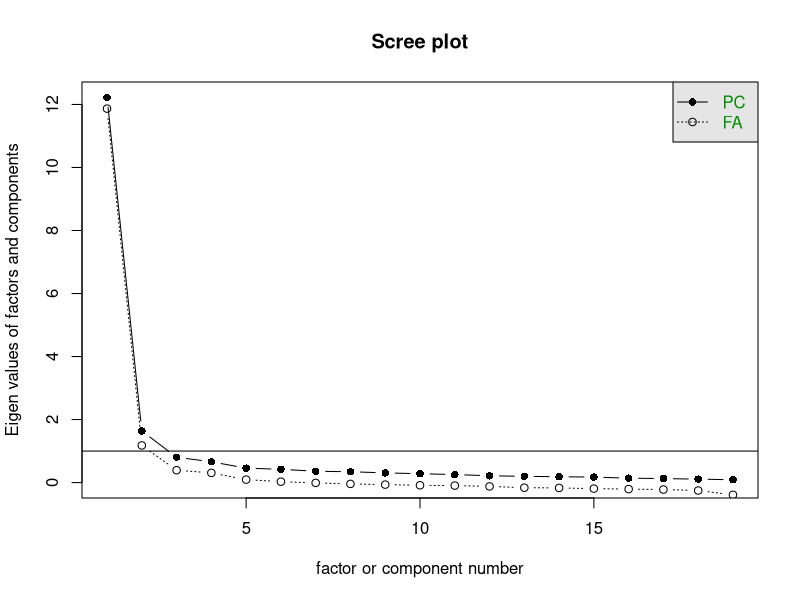
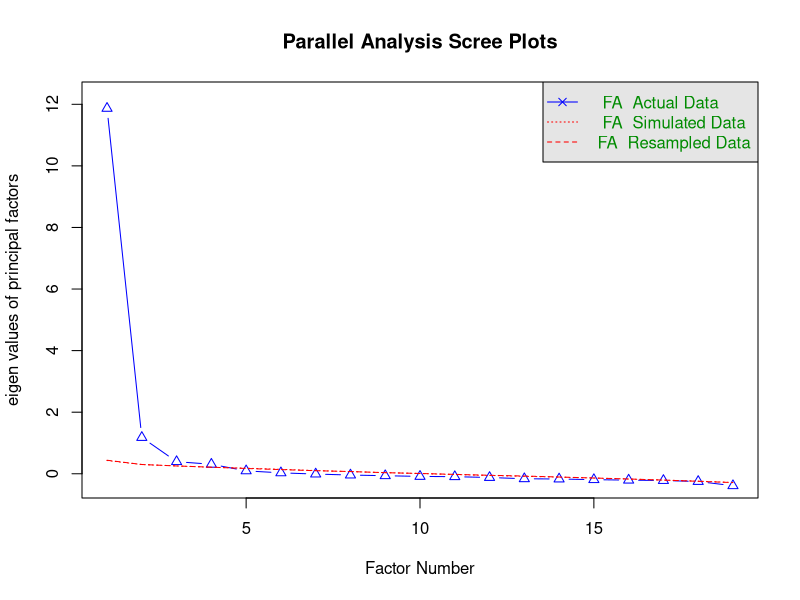
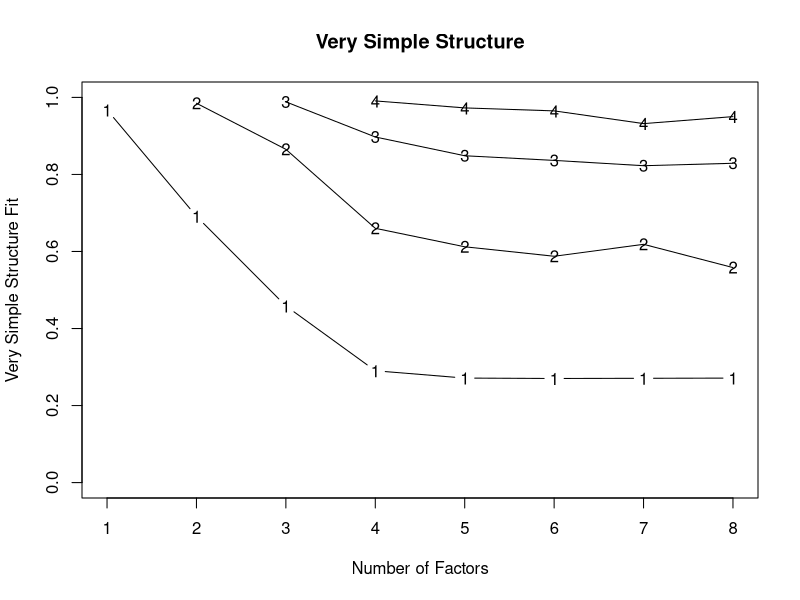
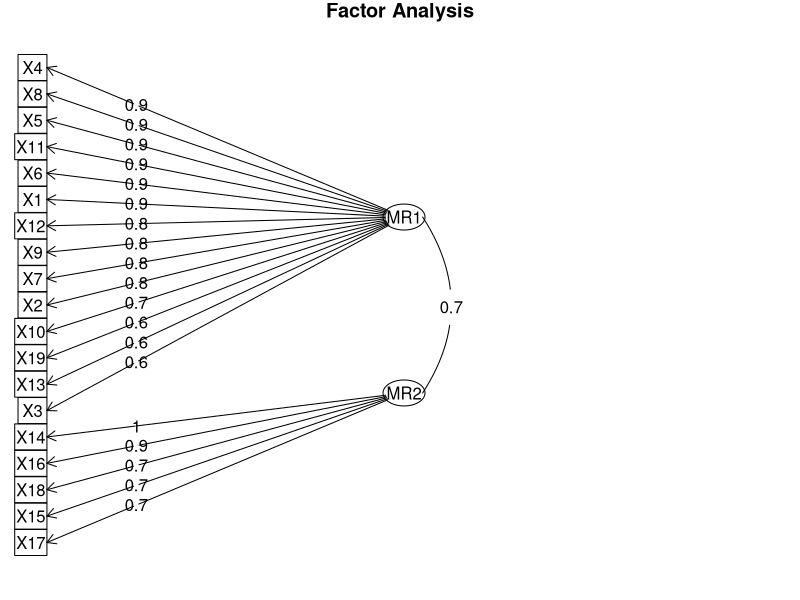
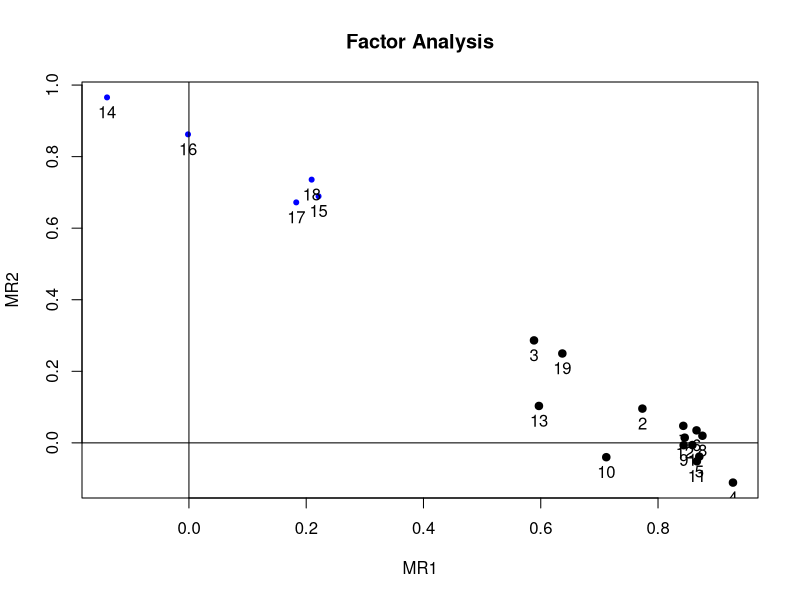
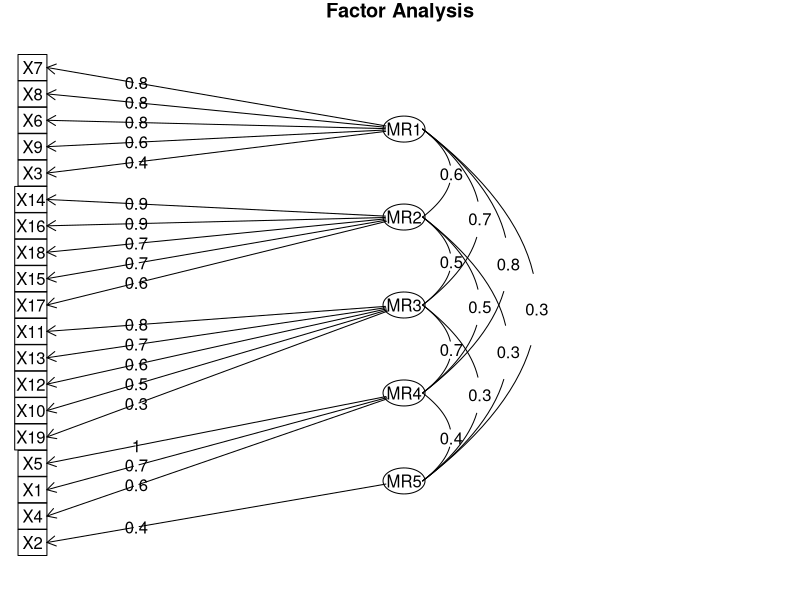
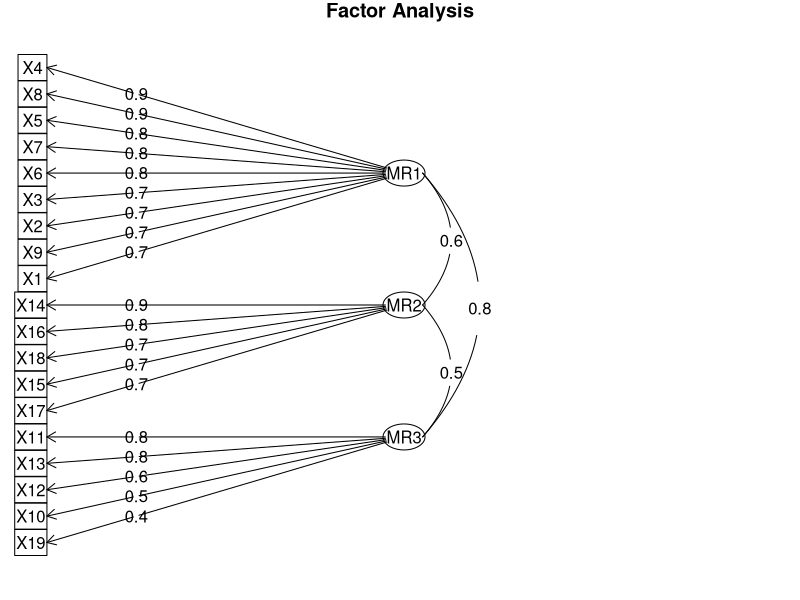
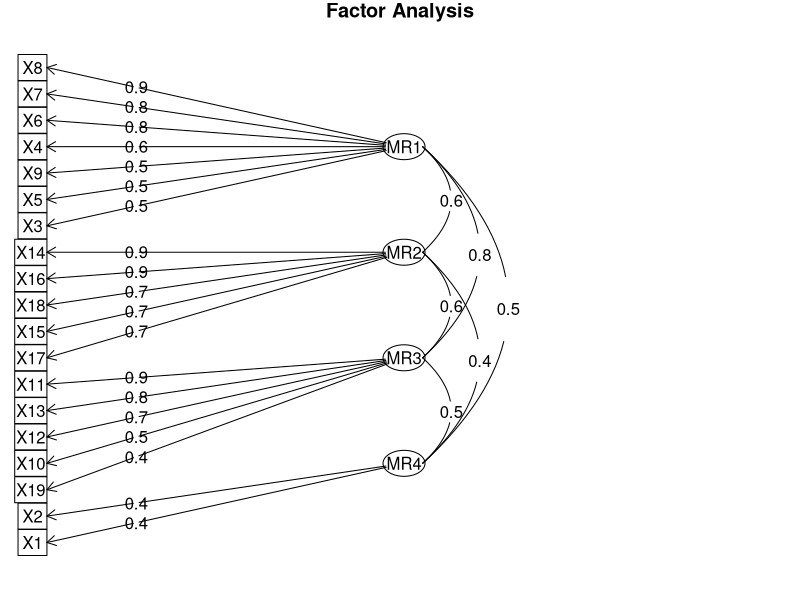

Recreate these plots in R, in order.
## ---- chunk 1
#パッケージダウンロード
library(psych)
library(tidyverse)
library(knitr)
library(polycor)
library(GPArotation)

## ---- chunk 2
#データ読み込み
data_in <- read.csv("ps_inpatient_NHO.csv")

#概要を見る
summary(data_in)
## ---- chunk 3

data_in <- data_in |> filter(!(hospital_no == 52 & year %in% c(2004:2008)))
data_in <- data_in |> filter(!(hospital_no == 97 & year %in% c(2004:2008)))
data_in <- data_in |> filter(!(hospital_no == 131 & year %in% c(2004:2008)))
data_in <- data_in |> filter(!(hospital_no == 61 & year %in% c(2005:2008)))
data_in <- data_in |> filter(!(hospital_no == 75 & year %in% c(2005:2008)))
data_in <- data_in |> filter(!(hospital_no == 74 & year %in% c(2005:2008)))
data_in <- data_in |> filter(!(hospital_no == 103 & year %in% c(2005:2008)))
data_in <- data_in |> filter(!(hospital_no == 112 & year %in% c(2005:2008)))
data_in <- data_in |> filter(!(hospital_no == 43 & year %in% c(2008)))
data_in <- data_in |> filter(!(hospital_no == 55 & year %in% c(2008)))

## ---- chunk 4
#列名を作っておく
cols <- paste0("X", 1:19)

#改めてsummaryを見てみる
#項目X1からX19のみ
data_in[, cols] |> summary()


## ---- chunk 5

#年ごとの欠損値の数
#X1
tapply(is.na(data_in$X1), data_in$year, sum)
#X10
tapply(is.na(data_in$X10), data_in$year, sum)
#X13
tapply(is.na(data_in$X13), data_in$year, sum)


## ---- chunk 6

#X1～X19のデータを作成
data <- data_in[, cols]

#NAを削除
data <- na.omit(data)

#改めて概要を見る
summary(data)

#データ数
nrow(data)


## ---- chunk 7

#平均+標準偏差
apply(data, 2, mean)　+ apply(data, 2, sd)

#平均-標準偏差
apply(data, 2, mean) - apply(data, 2, sd)

## ---- chunk 8
#合計点を追加する
data[, "X_sum"] <- apply(data, 1, sum)

#ポリシリアル相関
apply(data[, cols], 2, polyserial, data$X_sum)

## ---- chunk 9
psych::alpha(data[, cols])

#psychを指定しないとggplot2のalpha関数と思われてエラーになる

## ---- chunk 10

KMO(data[, cols])

## ---- chunk 11

#スクリープロット
scree(data[, cols])

## ---- chunk 12

#平行分析
fa.parallel(data[, cols], fa = "fa")

## ---- chunk 13

#VSS
VSS(data[,cols])

## ---- chunk 14
#2因子
res_fa2 <- fa(data[, cols], nfactors = 2)
res_fa2 |> print(sort = TRUE)
## ---- chunk 15

#簡易的なグラフィカルモデル
fa.diagram(res_fa2, cut = 0.3)

## ---- chunk 16
#因子負荷量のプロット
fa.plot(res_fa2)
## ---- chunk 17
#最尤法を用いた場合
res_fa2 <- fa(data[, cols], nfactors = 2, fm = "ml")
res_fa2 |> print(sort = TRUE)
## ---- chunk 18
#5因子
res_fa5 <- fa(data[, cols], nfactors = 5)
res_fa5 |> print(sort = TRUE)
## ---- chunk 19
#簡易的なグラフィカルモデル
fa.diagram(res_fa5, cut = 0.3)

## ---- chunk 20
#3因子
res_fa3 <- fa(data[, cols], nfactors = 3)
res_fa3 |> print(sort = TRUE)
## ---- chunk 21
#簡易的なグラフィカルモデル
fa.diagram(res_fa3, cut = 0.3)

## ---- chunk 22
#4因子
res_fa4 <- fa(data[, cols], nfactors = 4)
res_fa4 |> print(sort = TRUE)
## ---- chunk 23
#簡易的なグラフィカルモデル
fa.diagram(res_fa4, cut = 0.3)
